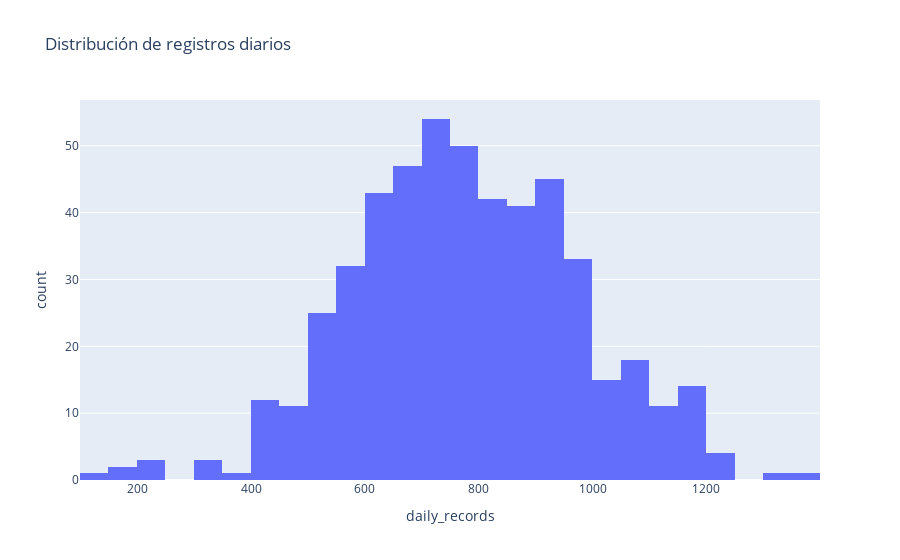

This figure's notebook cell:
### Code cell
px.histogram(daily_records, x='daily_records', title='Distribución de registros diarios')

### Figure 1 — Plotly figure (JSON) as saved in the notebook; plotly's stock layout.template omitted (floating-point values rounded to 4 significant figures; data arrays with more than 128 entries replaced by an {"elided": "..."} marker saying what was removed)
{"data": [{"alignmentgroup": "True", "bingroup": "x", "hovertemplate": "daily_records=%{x}<br>count=%{y}<extra></extra>", "legendgroup": "", "marker": {"color": "#636efa", "pattern": {"shape": ""}}, "name": "", "offsetgroup": "", "orientation": "v", "showlegend": false, "type": "histogram", "x": {"elided": "509 int values"}, "xaxis": "x", "yaxis": "y"}], "layout": {"barmode": "relative", "legend": {"tracegroupgap": 0}, "title": {"text": "Distribución de registros diarios"}, "xaxis": {"anchor": "y", "domain": [0, 1], "title": {"text": "daily_records"}}, "yaxis": {"anchor": "x", "domain": [0, 1], "title": {"text": "count"}}}}
